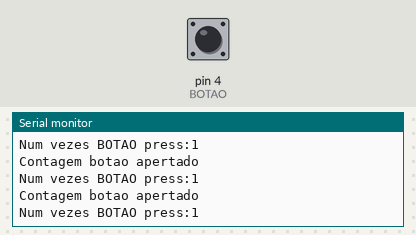
A sketch run on a simulated Arduino Uno, built with avr-gcc and run on an emulated ATmega328P. On the bench: the last lines printed to the serial monitor. The test bench sets the inputs (shaded band); at power-on: pin 4 (BOTAO) HIGH.

Above: at 5.0 s.
5.1 s: pin 4 (BOTAO) pulled LOW for 0.15 s
At 5.9 s:
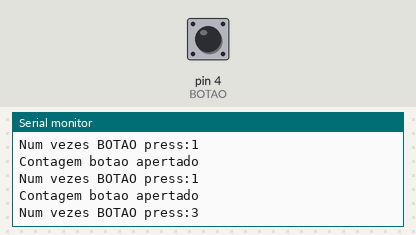
6.7 s: pin 4 (BOTAO) pulled LOW for 1 s
At 7.6 s:
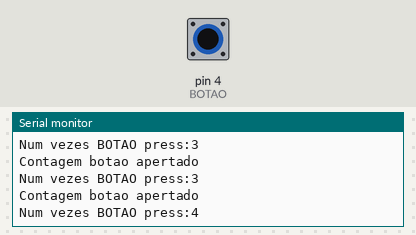
9.2 s: pin 4 (BOTAO) pulled LOW for 0.15 s
At 9.8 s:
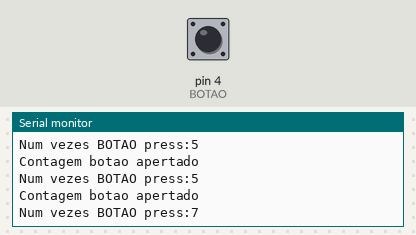
Timing chart, 0 to 12.2 s (numbered marks = the images above; inputs shaded):
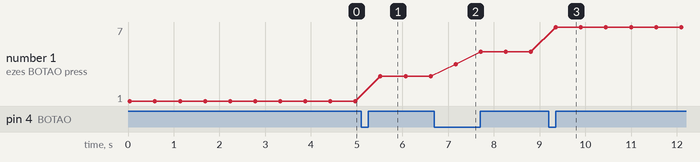

The sketch:

ex1.ino
```cpp
/*
Crie um programa que quando o botão for pressionado (interrupção externa)envie o número de vezes  que ele foi  pressionado(incluindo  a  atual) para  o  PC  através  da  UART.  E  toda  vez  que o computador enviar o comando “zerar”, devemos zerar a contagem.
*/

#define BOTAO (1 << PD4)
#define FOSC 16000000U //ClockSpeed
#define BAUD 9600
#define MYUBRR FOSC/16/BAUD-1

char msg_tx[20];
char msg_rx[32];
int pos_msg_rx = 0;
int tamanho_msg_rx = 6;
unsigned int x = 0, valor = 0;
unsigned int vezes = 0;

// Prototipos das funcoes
//void UART_Init(unsignedintubrr);
//void UART_Transmit(char*dados);

ISR(PCINT2_vect){
    vezes ++;
}

ISR(USART_RX_vect){
  // Escreve o valor recebido pela UART na posição pos_msg_rx do buffer msg_rx
  msg_rx[pos_msg_rx++]=UDR0;
  if(pos_msg_rx == tamanho_msg_rx)
    pos_msg_rx=0;
}

void UART_Transmit(char* dados){
  // Envia todos os caracteres do buffer dados ate chegar um final de linha
  while(*dados != 0){
    // Aguarda a transmissão acabar
    while(!(UCSR0A&(1<<UDRE0)));
    // Escreve o caractere no registro de tranmissão
    UDR0=*dados;
    // Passa para o próximo caractere do buffer dados
    dados++;
  }
}
void UART_Init(unsigned int ubrr){
  //Configuraabaudrate
  UBRR0H = (unsigned char)(ubrr >> 8);
  UBRR0L = (unsigned char)ubrr;
  // Habilita a recepcao, tranmissao e interrupcao na recepcao
  UCSR0B = (1 << RXEN0) | (1 << TXEN0) | (1 << RXCIE0);
  // Configura o formato da mensagem: 8 bits de dados e 1bits de stop
  UCSR0C = (1 << UCSZ01) | (1 << UCSZ00);
}

int main(void){
    vezes = 0;
    PCICR = (1 << PCIE2);//habilita interrupção no portal B
    PCMSK2 = BOTAO;
    PORTD |= BOTAO;

    UART_Init(MYUBRR);
    sei();

    x = 0;
    UART_Transmit("Aperte o BOTAO:\n");
    //Super-loop
    while(1){
        if((msg_rx[0]=='z')&&(msg_rx[1]=='e')&&(msg_rx[2]=='r')&&(msg_rx[3]=='a')&&(msg_rx[4]=='r')){
            vezes = 0;
        }
        // O BOTAO foi pressionado?
        // Se sim, envia mensagem
        UART_Transmit("Contagem botao apertado\n");
        UART_Transmit("Num vezes BOTAO press:");
        itoa(vezes, msg_tx, 10);
        UART_Transmit(msg_tx);
        UART_Transmit("\n");

        // Aguarda um tempo para evitar o bounce
        _delay_ms(500);
    }
}
```

Measured:
- after the input at 5.1 s, the serial monitor: prints a new line after 0.42 s (image 1)
- after the input at 6.7 s, the serial monitor: prints a new line after 0.46 s (image 2)
- after the input at 9.2 s, the serial monitor: prints a new line after 0.16 s (image 3)
- plotted number 1: 1 → 3 after the input at 5.1 s, 3 → 5 after the input at 6.7 s, 5 → 7 after the input at 9.2 s
